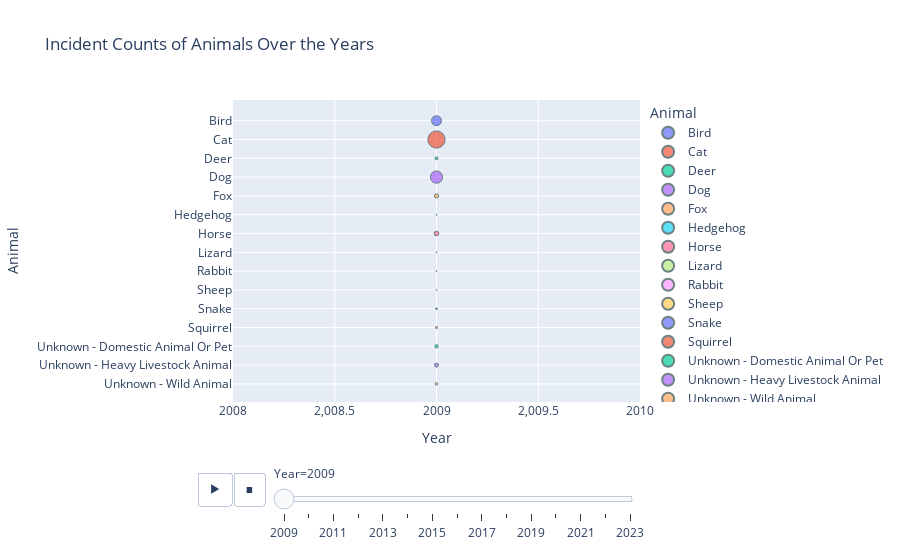

The notebook cell this image was saved under:
### Code cell
incident_counts = eda_lfb.groupby(['Year', 'Animal']).size().reset_index(name='IncidentCounts')
fig = px.scatter(incident_counts,
                 x='Year',  # Assuming you want to spread animals on the x-axis
                 y='Animal',  # Year on the y-axis
                 animation_frame='Year',
                 size='IncidentCounts',  # Bubble size represents incident counts
                 color='Animal',  # Different colors for different animals
                 hover_name='Animal',  # Show animal type on hover
                 title='Incident Counts of Animals Over the Years')

# Improve layout and aesthetics
#fig.update_layout(showlegend=True, xaxis_title='Year', yaxis_title='Animal')
fig.update_traces(marker=dict(line=dict(width=1, color='DarkSlateGrey')))
#fig.update_yaxes(type='category')  # Ensure the y-axis is treated as categorical (if not automatically detected)

fig.show()

### Figure 1 — Plotly figure (JSON) as saved in the notebook; plotly's stock layout.template omitted (floating-point values rounded to 4 significant figures)
{"data": [{"hovertemplate": "<b>%{hovertext}</b><br><br>Animal=%{y}<br>Year=%{x}<br>IncidentCounts=%{marker.size}<extra></extra>", "hovertext": ["Bird"], "legendgroup": "Bird", "marker": {"color": "#636efa", "line": {"color": "DarkSlateGrey", "width": 1}, "size": [89], "sizemode": "area", "sizeref": 1.768, "symbol": "circle"}, "mode": "markers", "name": "Bird", "orientation": "h", "showlegend": true, "type": "scatter", "x": [2009], "xaxis": "x", "y": ["Bird"], "yaxis": "y"}, {"hovertemplate": "<b>%{hovertext}</b><br><br>Animal=%{y}<br>Year=%{x}<br>IncidentCounts=%{marker.size}<extra></extra>", "hovertext": ["Cat"], "legendgroup": "Cat", "marker": {"color": "#EF553B", "line": {"color": "DarkSlateGrey", "width": 1}, "size": [263], "sizemode": "area", "sizeref": 1.768, "symbol": "circle"}, "mode": "markers", "name": "Cat", "orientation": "h", "showlegend": true, "type": "scatter", "x": [2009], "xaxis": "x", "y": ["Cat"], "yaxis": "y"}, {"hovertemplate": "<b>%{hovertext}</b><br><br>Animal=%{y}<br>Year=%{x}<br>IncidentCounts=%{marker.size}<extra></extra>", "hovertext": ["Deer"], "legendgroup": "Deer", "marker": {"color": "#00cc96", "line": {"color": "DarkSlateGrey", "width": 1}, "size": [8], "sizemode": "area", "sizeref": 1.768, "symbol": "circle"}, "mode": "markers", "name": "Deer", "orientation": "h", "showlegend": true, "type": "scatter", "x": [2009], "xaxis": "x", "y": ["Deer"], "yaxis": "y"}, {"hovertemplate": "<b>%{hovertext}</b><br><br>Animal=%{y}<br>Year=%{x}<br>IncidentCounts=%{marker.size}<extra></extra>", "hovertext": ["Dog"], "legendgroup": "Dog", "marker": {"color": "#ab63fa", "line": {"color": "DarkSlateGrey", "width": 1}, "size": [132], "sizemode": "area", "sizeref": 1.768, "symbol": "circle"}, "mode": "markers", "name": "Dog", "orientation": "h", "showlegend": true, "type": "scatter", "x": [2009], "xaxis": "x", "y": ["Dog"], "yaxis": "y"}, {"hovertemplate": "<b>%{hovertext}</b><br><br>Animal=%{y}<br>Year=%{x}<br>IncidentCounts=%{marker.size}<extra></extra>", "hovertext": ["Fox"], "legendgroup": "Fox", "marker": {"color": "#FFA15A", "line": {"color": "DarkSlateGrey", "width": 1}, "size": [16], "sizemode": "area", "sizeref": 1.768, "symbol": "circle"}, "mode": "markers", "name": "Fox", "orientation": "h", "showlegend": true, "type": "scatter", "x": [2009], "xaxis": "x", "y": ["Fox"], "yaxis": "y"}, {"hovertemplate": "<b>%{hovertext}</b><br><br>Animal=%{y}<br>Year=%{x}<br>IncidentCounts=%{marker.size}<extra></extra>", "hovertext": ["Hedgehog"], "legendgroup": "Hedgehog", "marker": {"color": "#19d3f3", "line": {"color": "DarkSlateGrey", "width": 1}, "size": [1], "sizemode": "area", "sizeref": 1.768, "symbol": "circle"}, "mode": "markers", "name": "Hedgehog", "orientation": "h", "showlegend": true, "type": "scatter", "x": [2009], "xaxis": "x", "y": ["Hedgehog"], "yaxis": "y"}, {"hovertemplate": "<b>%{hovertext}</b><br><br>Animal=%{y}<br>Year=%{x}<br>IncidentCounts=%{marker.size}<extra></extra>", "hovertext": ["Horse"], "legendgroup": "Horse", "marker": {"color": "#FF6692", "line": {"color": "DarkSlateGrey", "width": 1}, "size": [19], "sizemode": "area", "sizeref": 1.768, "symbol": "circle"}, "mode": "markers", "name": "Horse", "orientation": "h", "showlegend": true, "type": "scatter", "x": [2009], "xaxis": "x", "y": ["Horse"], "yaxis": "y"}, {"hovertemplate": "<b>%{hovertext}</b><br><br>Animal=%{y}<br>Year=%{x}<br>IncidentCounts=%{marker.size}<extra></extra>", "hovertext": ["Lizard"], "legendgroup": "Lizard", "marker": {"color": "#B6E880", "line": {"color": "DarkSlateGrey", "width": 1}, "size": [1], "sizemode": "area", "sizeref": 1.768, "symbol": "circle"}, "mode": "markers", "name": "Lizard", "orientation": "h", "showlegend": true, "type": "scatter", "x": [2009], "xaxis": "x", "y": ["Lizard"], "yaxis": "y"}, {"hovertemplate": "<b>%{hovertext}</b><br><br>Animal=%{y}<br>Year=%{x}<br>IncidentCounts=%{marker.size}<extra></extra>", "hovertext": ["Rabbit"], "legendgroup": "Rabbit", "marker": {"color": "#FF97FF", "line": {"color": "DarkSlateGrey", "width": 1}, "size": [1], "sizemode": "area", "sizeref": 1.768, "symbol": "circle"}, "mode": "markers", "name": "Rabbit", "orientation": "h", "showlegend": true, "type": "scatter", "x": [2009], "xaxis": "x", "y": ["Rabbit"], "yaxis": "y"}, {"hovertemplate": "<b>%{hovertext}</b><br><br>Animal=%{y}<br>Year=%{x}<br>IncidentCounts=%{marker.size}<extra></extra>", "hovertext": ["Sheep"], "legendgroup": "Sheep", "marker": {"color": "#FECB52", "line": {"color": "DarkSlateGrey", "width": 1}, "size": [1], "sizemode": "area", "sizeref": 1.768, "symbol": "circle"}, "mode": "markers", "name": "Sheep", "orientation": "h", "showlegend": true, "type": "scatter", "x": [2009], "xaxis": "x", "y": ["Sheep"], "yaxis": "y"}, {"hovertemplate": "<b>%{hovertext}</b><br><br>Animal=%{y}<br>Year=%{x}<br>IncidentCounts=%{marker.size}<extra></extra>", "hovertext": ["Snake"], "legendgroup": "Snake", "marker": {"color": "#636efa", "line": {"color": "DarkSlateGrey", "width": 1}, "size": [3], "sizemode": "area", "sizeref": 1.768, "symbol": "circle"}, "mode": "markers", "name": "Snake", "orientation": "h", "showlegend": true, "type": "scatter", "x": [2009], "xaxis": "x", "y": ["Snake"], "yaxis": "y"}, {"hovertemplate": "<b>%{hovertext}</b><br><br>Animal=%{y}<br>Year=%{x}<br>IncidentCounts=%{marker.size}<extra></extra>", "hovertext": ["Squirrel"], "legendgroup": "Squirrel", "marker": {"color": "#EF553B", "line": {"color": "DarkSlateGrey", "width": 1}, "size": [4], "sizemode": "area", "sizeref": 1.768, "symbol": "circle"}, "mode": "markers", "name": "Squirrel", "orientation": "h", "showlegend": true, "type": "scatter", "x": [2009], "xaxis": "x", "y": ["Squirrel"], "yaxis": "y"}, {"hovertemplate": "<b>%{hovertext}</b><br><br>Animal=%{y}<br>Year=%{x}<br>IncidentCounts=%{marker.size}<extra></extra>", "hovertext": ["Unknown - Domestic Animal Or Pet"], "legendgroup": "Unknown - Domestic Animal Or Pet", "marker": {"color": "#00cc96", "line": {"color": "DarkSlateGrey", "width": 1}, "size": [10], "sizemode": "area", "sizeref": 1.768, "symbol": "circle"}, "mode": "markers", "name": "Unknown - Domestic Animal Or Pet", "orientation": "h", "showlegend": true, "type": "scatter", "x": [2009], "xaxis": "x", "y": ["Unknown - Domestic Animal Or Pet"], "yaxis": "y"}, {"hovertemplate": "<b>%{hovertext}</b><br><br>Animal=%{y}<br>Year=%{x}<br>IncidentCounts=%{marker.size}<extra></extra>", "hovertext": ["Unknown - Heavy Livestock Animal"], "legendgroup": "Unknown - Heavy Livestock Animal", "marker": {"color": "#ab63fa", "line": {"color": "DarkSlateGrey", "width": 1}, "size": [14], "sizemode": "area", "sizeref": 1.768, "symbol": "circle"}, "mode": "markers", "name": "Unknown - Heavy Livestock Animal", "orientation": "h", "showlegend": true, "type": "scatter", "x": [2009], "xaxis": "x", "y": ["Unknown - Heavy Livestock Animal"], "yaxis": "y"}, {"hovertemplate": "<b>%{hovertext}</b><br><br>Animal=%{y}<br>Year=%{x}<br>IncidentCounts=%{marker.size}<extra></extra>", "hovertext": ["Unknown - Wild Animal"], "legendgroup": "Unknown - Wild Animal", "marker": {"color": "#FFA15A", "line": {"color": "DarkSlateGrey", "width": 1}, "size": [6], "sizemode": "area", "sizeref": 1.768, "symbol": "circle"}, "mode": "markers", "name": "Unknown - Wild Animal", "orientation": "h", "showlegend": true, "type": "scatter", "x": [2009], "xaxis": "x", "y": ["Unknown - Wild Animal"], "yaxis": "y"}], "layout": {"legend": {"itemsizing": "constant", "title": {"text": "Animal"}, "tracegroupgap": 0}, "sliders": [{"active": 0, "currentvalue": {"prefix": "Year="}, "len": 0.9, "pad": {"b": 10, "t": 60}, "steps": [{"args": [["2009"], {"frame": {"duration": 0, "redraw": false}, "fromcurrent": true, "mode": "immediate", "transition": {"duration": 0, "easing": "linear"}}], "label": "2009", "method": "animate"}, {"args": [["2010"], {"frame": {"duration": 0, "redraw": false}, "fromcurrent": true, "mode": "immediate", "transition": {"duration": 0, "easing": "linear"}}], "label": "2010", "method": "animate"}, {"args": [["2011"], {"frame": {"duration": 0, "redraw": false}, "fromcurrent": true, "mode": "immediate", "transition": {"duration": 0, "easing": "linear"}}], "label": "2011", "method": "animate"}, {"args": [["2012"], {"frame": {"duration": 0, "redraw": false}, "fromcurrent": true, "mode": "immediate", "transition": {"duration": 0, "easing": "linear"}}], "label": "2012", "method": "animate"}, {"args": [["2013"], {"frame": {"duration": 0, "redraw": false}, "fromcurrent": true, "mode": "immediate", "transition": {"duration": 0, "easing": "linear"}}], "label": "2013", "method": "animate"}, {"args": [["2014"], {"frame": {"duration": 0, "redraw": false}, "fromcurrent": true, "mode": "immediate", "transition": {"duration": 0, "easing": "linear"}}], "label": "2014", "method": "animate"}, {"args": [["2015"], {"frame": {"duration": 0, "redraw": false}, "fromcurrent": true, "mode": "immediate", "transition": {"duration": 0, "easing": "linear"}}], "label": "2015", "method": "animate"}, {"args": [["2016"], {"frame": {"duration": 0, "redraw": false}, "fromcurrent": true, "mode": "immediate", "transition": {"duration": 0, "easing": "linear"}}], "label": "2016", "method": "animate"}, {"args": [["2017"], {"frame": {"duration": 0, "redraw": false}, "fromcurrent": true, "mode": "immediate", "transition": {"duration": 0, "easing": "linear"}}], "label": "2017", "method": "animate"}, {"args": [["2018"], {"frame": {"duration": 0, "redraw": false}, "fromcurrent": true, "mode": "immediate", "transition": {"duration": 0, "easing": "linear"}}], "label": "2018", "method": "animate"}, {"args": [["2019"], {"frame": {"duration": 0, "redraw": false}, "fromcurrent": true, "mode": "immediate", "transition": {"duration": 0, "easing": "linear"}}], "label": "2019", "method": "animate"}, {"args": [["2020"], {"frame": {"duration": 0, "redraw": false}, "fromcurrent": true, "mode": "immediate", "transition": {"duration": 0, "easing": "linear"}}], "label": "2020", "method": "animate"}, {"args": [["2021"], {"frame": {"duration": 0, "redraw": false}, "fromcurrent": true, "mode": "immediate", "transition": {"duration": 0, "easing": "linear"}}], "label": "2021", "method": "animate"}, {"args": [["2022"], {"frame": {"duration": 0, "redraw": false}, "fromcurrent": true, "mode": "immediate", "transition": {"duration": 0, "easing": "linear"}}], "label": "2022", "method": "animate"}, {"args": [["2023"], {"frame": {"duration": 0, "redraw": false}, "fromcurrent": true, "mode": "immediate", "transition": {"duration": 0, "easing": "linear"}}], "label": "2023", "method": "animate"}], "x": 0.1, "xanchor": "left", "y": 0, "yanchor": "top"}], "title": {"text": "Incident Counts of Animals Over the Years"}, "updatemenus": [{"buttons": [{"args": [null, {"frame": {"duration": 500, "redraw": false}, "fromcurrent": true, "mode": "immediate", "transition": {"duration": 500, "easing": "linear"}}], "label": "&#9654;", "method": "animate"}, {"args": [[null], {"frame": {"duration": 0, "redraw": false}, "fromcurrent": true, "mode": "immediate", "transition": {"duration": 0, "easing": "linear"}}], "label": "&#9724;", "method": "animate"}], "direction": "left", "pad": {"r": 10, "t": 70}, "showactive": false, "type": "buttons", "x": 0.1, "xanchor": "right", "y": 0, "yanchor": "top"}], "xaxis": {"anchor": "y", "categoryarray": [2009, 2010, 2011, 2012, 2013, 2014, 2015, 2016, 2017, 2018, 2019, 2020, 2021, 2022, 2023], "categoryorder": "array", "domain": [0, 1], "title": {"text": "Year"}}, "yaxis": {"anchor": "x", "categoryarray": ["Unknown - Animal rescue from below ground - Farm animal", "Tortoise", "Goat", "Pigeon", "Unknown - Animal rescue from water - Farm animal", "Ferret", "Budgie", "Lamb", "Hamster", "Fish", "Cow", "Bull", "Unknown - Wild Animal", "Unknown - Heavy Livestock Animal", "Unknown - Domestic Animal Or Pet", "Squirrel", "Snake", "Sheep", "Rabbit", "Lizard", "Horse", "Hedgehog", "Fox", "Dog", "Deer", "Cat", "Bird"], "categoryorder": "array", "domain": [0, 1], "title": {"text": "Animal"}}}}
